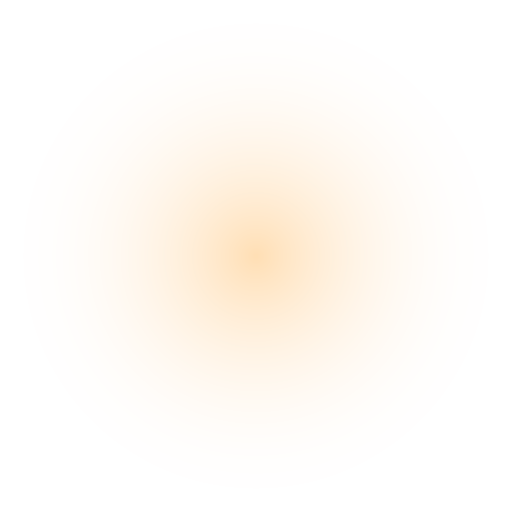
#> input picture Psyerns_Interactive_Loadingscreen_Doks/previews/psy_ils_cursorlight.png, 512 x 512 px, given in place of dme1.png, which was not available
$ python psy_ils_build_dme_preset.py ../previews
#> lines starting #> are read from the running program, lines starting #| are printed output that depends on the picture; after the words box and inside, x2 and y2 are one past the last pixel; in counts of white or black regions, pixels touching at a corner belong together; pictures that were not available may be replaced by others from this repository, and a replacement may not be noted
### Psyerns_Interactive_Loadingscreen_Doks/tools/psy_ils_generate_textures.py
"""
Psyerns Interactive Loadingscreen - procedural layer generator.

Renders the default parallax scene (dusk over a ruined Chernarus-style town)
as separate transparent layers and writes them as Enfusion .edds
(BGRA8 + LZ4, power-of-two sizes) into the mod's gui/textures folder.
PNG previews land in Psyerns_Interactive_Loadingscreen_Doks/previews.

Usage:
    python -m pip install pillow lz4 numpy
    python psy_ils_generate_textures.py

Replace any layer with your own artwork: export a PNG with alpha, power-of-two
size (2048x1024 recommended) and convert it with encode_edds() below
(python psy_ils_generate_textures.py --convert my.png out.edds).
"""
import math
import os
import random
import struct
import sys

import lz4.block
import numpy as np
from PIL import Image, ImageDraw, ImageFilter

HERE = os.path.dirname(os.path.abspath(__file__))
REPO = os.path.dirname(os.path.dirname(HERE))
OUT_DIR = os.path.join(REPO, 'Psyerns_Interactive_Loadingscreen', 'gui', 'textures')
PREVIEW_DIR = os.path.join(REPO, 'Psyerns_Interactive_Loadingscreen_Doks', 'previews')

W = 2048
H = 1024
SEED = 1337

# ---------- Enfusion .edds encoder (BGRA8, LZ4 mips, smallest mip first) ----------

CHUNK = 65536
COPY_MAX = 64


def mip_count(w, h):
	n = 1
	while w > 1 or h > 1:
		w = max(1, w // 2)
		h = max(1, h // 2)
		n += 1
	return n


def encode_lz4_block(rawbytes):
	total = len(rawbytes)
	out = bytearray(struct.pack('<I', total))
	pos = 0
	while pos < total:
		chunk = rawbytes[pos:pos + CHUNK]
		pos += len(chunk)
		comp = lz4.block.compress(chunk, mode='high_compression', store_size=False)
		hdr = len(comp)
		if pos >= total:
			hdr |= 0x80000000
		out += struct.pack('<I', hdr)
		out += comp
	return bytes(out)


def is_pot(v):
	return v > 0 and (v & (v - 1)) == 0


# [40 lines left out: function decode_edds, not called in this run]


def encode_edds(img, path):
	img = img.convert('RGBA')
	width, height = img.size
	if not is_pot(width) or not is_pot(height):
		raise ValueError(f'{path}: {width}x{height} is not power-of-two (DayZ renders NPOT UI textures as white blocks)')
	mips = mip_count(width, height)
	sizes = []
	w, h = width, height
	for _ in range(mips):
		sizes.append((w, h))
		w = max(1, w // 2)
		h = max(1, h // 2)
	sizes.reverse()
	blocks = []
	for (mw, mh) in sizes:
		if (mw, mh) == (width, height):
			mip = img
		else:
			mip = img.resize((mw, mh), Image.LANCZOS)
		raw = mip.tobytes('raw', 'BGRA')
		if len(raw) <= COPY_MAX:
			blocks.append((b'COPY', raw))
		else:
			blocks.append((b'LZ4 ', encode_lz4_block(raw)))
	hdr = bytearray(128)
	hdr[0:4] = b'DDS '
	struct.pack_into('<I', hdr, 4, 124)
	struct.pack_into('<I', hdr, 8, 0x0002100F)
	struct.pack_into('<I', hdr, 12, height)
	struct.pack_into('<I', hdr, 16, width)
	struct.pack_into('<I', hdr, 20, width * 4)
	struct.pack_into('<I', hdr, 24, 0)
	struct.pack_into('<I', hdr, 28, mips)
	hdr[36:40] = b'ENF1'
	struct.pack_into('<I', hdr, 76, 32)
	struct.pack_into('<I', hdr, 80, 0x41)
	struct.pack_into('<I', hdr, 84, 0)
	struct.pack_into('<I', hdr, 88, 32)
	struct.pack_into('<I', hdr, 92, 0x00FF0000)
	struct.pack_into('<I', hdr, 96, 0x0000FF00)
	struct.pack_into('<I', hdr, 100, 0x000000FF)
	struct.pack_into('<I', hdr, 104, 0xFF000000)
	struct.pack_into('<I', hdr, 108, 0x00401008)
	body = bytearray()
	table = bytearray()
	for tag, payload in blocks:
		table += tag
		table += struct.pack('<I', len(payload))
		body += payload
	with open(path, 'wb') as f:
		f.write(hdr)
		f.write(table)
		f.write(body)

# ---------- helpers ----------


def hex_rgb(h):
	h = h.lstrip('#')
	return tuple(int(h[i:i + 2], 16) for i in (0, 2, 4))


# [21 lines left out: functions ridge, ground_y, not called in this run]


def fill_below(draw, pts, color, height):
	poly = [(pts[0][0], height)] + pts + [(pts[-1][0], height)]
	draw.polygon(poly, fill=color)


# [19 lines left out: functions pine, vertical_gradient, not called in this run]


def save(img, name):
	edds = os.path.join(OUT_DIR, name + '.edds')
	encode_edds(img, edds)
	img.save(os.path.join(PREVIEW_DIR, name + '.png'))
	print(f'  {name}.edds  {img.size[0]}x{img.size[1]}')

# ---------- layers ----------


# [167 lines left out: functions layer_sky, layer_mountains, layer_forest, layer_fog, house, layer_ruins and 1 more, not called in this run]


def layer_vignette():
	w, h = 1024, 512
	yy, xx = np.mgrid[0:h, 0:w].astype(np.float64)
	d = np.sqrt(((xx - w / 2) / (w / 2)) ** 2 + ((yy - h / 2) / (h / 2)) ** 2)
	a = np.clip((d - 0.55) / 0.75, 0, 1) ** 1.6 * 235
	out = np.dstack([np.zeros((h, w, 3)), a]).astype(np.uint8)
	return Image.fromarray(out, 'RGBA')


# [40 lines left out: functions radial, main, not called in this run]


# [2 lines that do not run on import are left out]

### Psyerns_Interactive_Loadingscreen_Doks/tools/psy_ils_build_dme_preset.py
"""
Psyerns Interactive Loadingscreen - "Deadmans Echo" preset builder.

Splits the three flat FixedLoadingScreen artworks (dme1/2/3) into parallax layers:

    bg      the full picture with the red lettering painted out, soft under ground/face
    ground  the dark lower part of the picture (feathered top edge)
    face    the silhouette band at the left (dme1, dme2) or right (dme3) edge
    text    "DEADMANS ECHO" + URL, cut out by colour, with a soft drop shadow

plus a dark smoke band shared by all three. Output: .edds into the mod's gui/textures,
PNG previews and an animated parallax preview GIF into Psyerns_Interactive_Loadingscreen_Doks/previews.

Usage:
    python -m pip install pillow lz4 numpy
    python psy_ils_build_dme_preset.py "C:/path/to/FixedLoadingScreen/data"
"""
import os
import sys

import numpy as np
from PIL import Image, ImageFilter

sys.path.insert(0, os.path.dirname(os.path.abspath(__file__)))
import psy_ils_generate_textures as gen  # noqa: E402

OUT_W = 2048
OUT_H = 1024
SOURCES = {
	# name: side of the face silhouette band
	'dme1': 'left',
	'dme2': 'left',
	'dme3': 'right',
}

# lettering boxes in source coordinates (1456x816 artwork, same template in all three);
# tight on purpose: the red sky left of the title and the red face band right of it must stay out
TEXT_BOXES = [(366, 35, 1092, 148), (366, 535, 1092, 608)]


def to_np(img):
	return np.asarray(img.convert('RGBA')).astype(np.float64)


def to_img(a):
	return Image.fromarray(np.clip(a, 0, 255).astype(np.uint8), 'RGBA')


def blur_np(a, radius):
	"""Gaussian blur per channel of a float HxW or HxWxC array."""
	if a.ndim == 3:
		return np.dstack([blur_np(a[..., c], radius) for c in range(a.shape[2])])
	size = max(1, int(radius * 3))
	k = np.exp(-0.5 * (np.arange(-size, size + 1) / radius) ** 2)
	k /= k.sum()
	padded = np.pad(a, ((0, 0), (size, size)), mode='edge')
	rows = np.apply_along_axis(lambda r: np.convolve(r, k, mode='valid'), 1, padded)
	padded = np.pad(rows, ((size, size), (0, 0)), mode='edge')
	return np.apply_along_axis(lambda c: np.convolve(c, k, mode='valid'), 0, padded)


# [7 lines left out: function fill_masked, not called in this run]


def fill_vertical(rgb, mask):
	"""Fills every masked vertical run with mirrored pixels from above and below, cross-faded.
	The DME artworks are built from vertical strips, so this keeps strip edges and grain intact
	where a blur would leave a smooth smudge."""
	out = rgb.copy()
	h, w = mask.shape
	for x in range(w):
		col = mask[:, x]
		y = 0
		while y < h:
			if not col[y]:
				y += 1
				continue
			start = y
			while y < h and col[y]:
				y += 1
			end = y  # exclusive
			n = end - start
			for k in range(n):
				above = start - 1 - k
				below = end + (n - 1 - k)
				if above < 0:
					above = min(h - 1, below)
				if below >= h:
					below = max(0, above)
				t = (k + 0.5) / n
				out[start + k, x] = rgb[above, x] * (1.0 - t) + rgb[below, x] * t
	return out


def text_mask(rgb):
	h, w, _ = rgb.shape
	r = rgb[..., 0]
	g = rgb[..., 1]
	b = rgb[..., 2]
	red = (r > 170) & (g < 90) & (b < 90) & (r - g > 110)
	box = np.zeros((h, w), dtype=bool)
	for x0, y0, x1, y1 in TEXT_BOXES:
		box[y0:y1, x0:x1] = True
	return (red & box).astype(np.float64)


def ramp(values, start, end):
	"""0 at start, 1 at end (works in both directions)."""
	t = (values - start) / (end - start)
	return np.clip(t, 0.0, 1.0)


def build(src_dir, name, side):
	path = os.path.join(src_dir, name + '.edds')
	src = gen.decode_edds(path) if os.path.exists(path) else Image.open(os.path.join(src_dir, name + '.png'))
	a = to_np(src)
	h, w, _ = a.shape
	rgb = a[..., :3]

	# --- lettering -------------------------------------------------------------------------------
	core = text_mask(rgb)
	core_soft = blur_np(core, 0.8)
	text_alpha = np.clip(core_soft * 1.6, 0, 1)
	# the letters have a dark outline that the colour mask misses - paint out generously
	grown = np.clip(blur_np(core, 5.0) * 10.0, 0, 1)
	shadow = np.clip(blur_np(np.roll(np.roll(core, 4, axis=0), 3, axis=1), 6.0) * 2.2, 0, 1) * 0.75

	text_rgb = rgb * text_alpha[..., None]
	out_alpha = text_alpha + shadow * (1.0 - text_alpha)
	text = np.dstack([text_rgb / np.maximum(out_alpha[..., None], 1e-4), out_alpha * 255])

	# background without lettering
	# one solid band per text line (letter-shaped holes leave visible mirror edges)
	region = np.zeros((h, w), dtype=bool)
	for x0, y0, x1, y1 in TEXT_BOXES:
		ys_hit, xs_hit = np.nonzero(core[y0:y1, x0:x1])
		if len(ys_hit) == 0:
			continue
		region[y0 + ys_hit.min() - 8:y0 + ys_hit.max() + 9, x0 + xs_hit.min() - 8:x0 + xs_hit.max() + 9] = True
	filled = fill_vertical(rgb, region)
	edge = blur_np(region.astype(np.float64), 3.0)
	clean = rgb * (1.0 - edge[..., None]) + filled * edge[..., None]

	# --- face band ---------------------------------------------------------------------------------
	xs = np.arange(w, dtype=np.float64)[None, :].repeat(h, axis=0)
	if side == 'left':
		face_a = 1.0 - ramp(xs, w * 0.16, w * 0.235)
	else:
		face_a = ramp(xs, w * 0.765, w * 0.84)

	# --- ground --------------------------------------------------------------------------------------
	ys = np.arange(h, dtype=np.float64)[:, None].repeat(w, axis=1)
	ground_a = ramp(ys, h * 0.70, h * 0.82)

	# under the moving layers the background is softened, so their shifted copies never double up
	soft = blur_np(clean, 24) * 0.8
	under = np.clip(np.maximum(face_a, ground_a) * 1.15, 0, 1)
	bg_rgb = clean * (1.0 - under[..., None]) + soft * under[..., None]

	layers = {
		'bg': np.dstack([bg_rgb, np.full((h, w), 255.0)]),
		'ground': np.dstack([clean, ground_a * 255]),
		'face': np.dstack([clean, face_a * 255]),
		'text': text,
	}
	result = {}
	for key, arr in layers.items():
		img = to_img(arr).resize((OUT_W, OUT_H), Image.LANCZOS)
		result[key] = img
		gen.save(img, f'psy_ils_{name}_{key}')
	return result


def smoke(seed=7):
	rng = np.random.default_rng(seed)
	w, h = OUT_W, OUT_H
	yy, xx = np.mgrid[0:h, 0:w].astype(np.float64)
	a = np.zeros((h, w))
	for _ in range(40):
		cx = rng.uniform(-100, w + 100)
		cy = rng.uniform(h * 0.62, h * 0.95)
		rx = rng.uniform(180, 520)
		ry = rng.uniform(30, 80)
		a += np.exp(-(((xx - cx) / rx) ** 2 + ((yy - cy) / ry) ** 2)) * rng.uniform(0.25, 0.6)
	a = np.clip(a, 0, 1) * 170
	rgb = np.zeros((h, w, 3)) + np.array([34, 30, 32])
	img = Image.fromarray(np.dstack([rgb, a]).astype(np.uint8), 'RGBA').filter(ImageFilter.GaussianBlur(8))
	gen.save(img, 'psy_ils_dme_smoke')
	return img


def parallax_gif(layers, smoke_img, name, frames=28):
	"""Small animated preview of the parallax: the camera circles once."""
	pw, ph = 560, 315
	depth = {'bg': 0.06, 'ground': 0.5, 'face': 0.8, 'text': 0.3}
	shift = 0.04
	scaled = {k: v.resize((int(pw * 1.12), int(ph * 1.12)), Image.LANCZOS) for k, v in layers.items()}
	smoke_s = smoke_img.resize((int(pw * 1.12), int(ph * 1.12)), Image.LANCZOS)
	vignette = gen.layer_vignette().resize((pw, ph), Image.LANCZOS)
	out = []
	for i in range(frames):
		t = i / frames * 2 * np.pi
		cx = np.cos(t)
		cy = np.sin(t) * 0.6
		frame = Image.new('RGBA', (pw, ph), (0, 0, 0, 255))
		order = [('bg', scaled['bg']), ('smoke', smoke_s), ('ground', scaled['ground']), ('face', scaled['face']), ('text', scaled['text'])]
		for key, img in order:
			d = depth.get(key, 0.3)
			ox = int((pw - img.width) / 2 - cx * shift * pw * d)
			oy = int((ph - img.height) / 2 - cy * shift * 0.6 * ph * d)
			frame.alpha_composite(img, (ox, oy))
		frame.alpha_composite(vignette)
		out.append(frame.convert('RGB').convert('P', palette=Image.ADAPTIVE, colors=128))
	out[0].save(os.path.join(gen.PREVIEW_DIR, f'psy_ils_{name}_parallax.gif'), save_all=True, append_images=out[1:], duration=70, loop=0)


def main():
	if len(sys.argv) < 2:
		print(__doc__)
		sys.exit(1)
	src_dir = sys.argv[1]
	os.makedirs(gen.OUT_DIR, exist_ok=True)
	os.makedirs(gen.PREVIEW_DIR, exist_ok=True)
	print('Building Deadmans Echo preset ->', gen.OUT_DIR)
	smoke_img = smoke()
#> in smoke, `img = Image.fromarray(np.dstack([rgb, a]).astype(np.uint8), 'RGBA').fi..`:
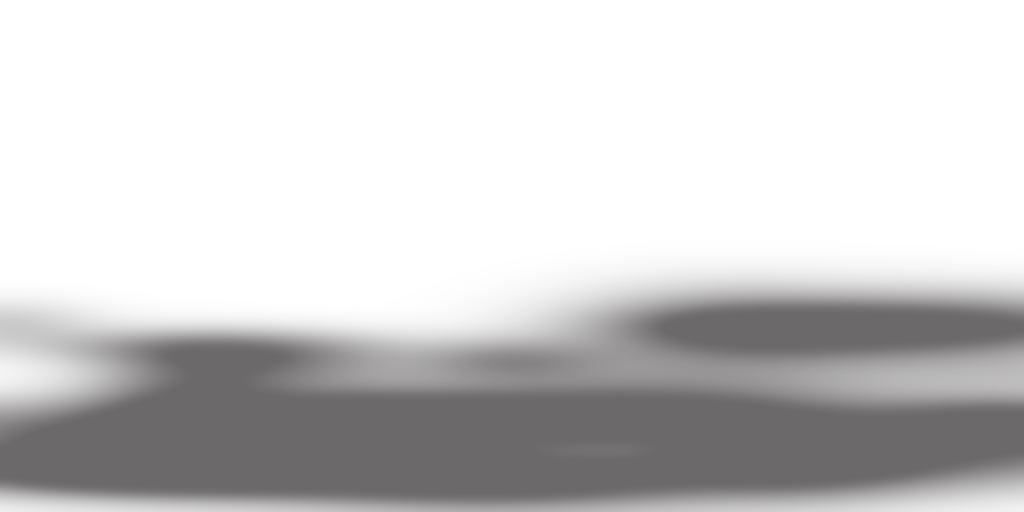
#> img: PIL image 2048x1024 RGBA (shown at 1/2 size); mean R, G, B, A 34, 30, 32, 55.3; transparent parts drawn white
#> after the loop in encode_edds, `for (mw, mh) in sizes:`: blocks = 3 items
#> (the call stopped at in encode_lz4_block, `comp = lz4.block.compress(chunk, mode='high_compression', store_size=F..`: lz4 is not available in this run)
#|   psy_ils_dme_smoke.edds  2048x1024
	for name, side in SOURCES.items():
		layers = build(src_dir, name, side)
#> in build, src is the input picture: PIL image 512x512 RGBA; mean R, G, B, A 255, 214, 160, 22.9
#> in build, `bg_rgb = clean * (1.0 - under[..., None]) + soft * under[..., None]`:
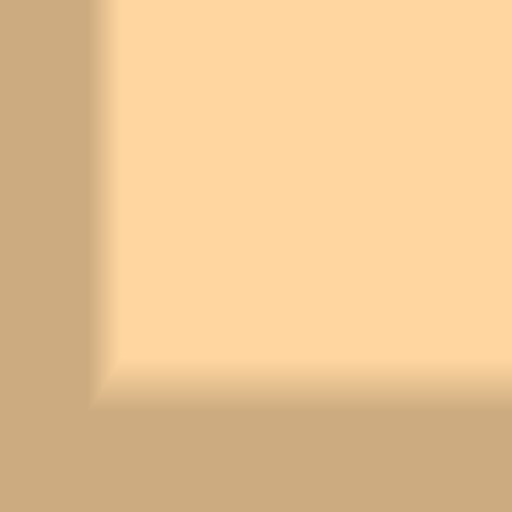
#> bg_rgb: shape (512, 512, 3) float64; mean R, G, B 234.6, 196.9, 147.2
#> the loop in build, `for key, arr in layers.items():` made 4 passes
#> key on passes 1 to 4: 'bg', 'ground', 'face', 'text'
#> (printed output is left out)
#> pass 1, in build, `img = to_img(arr).resize((OUT_W, OUT_H), Image.LANCZOS)`:
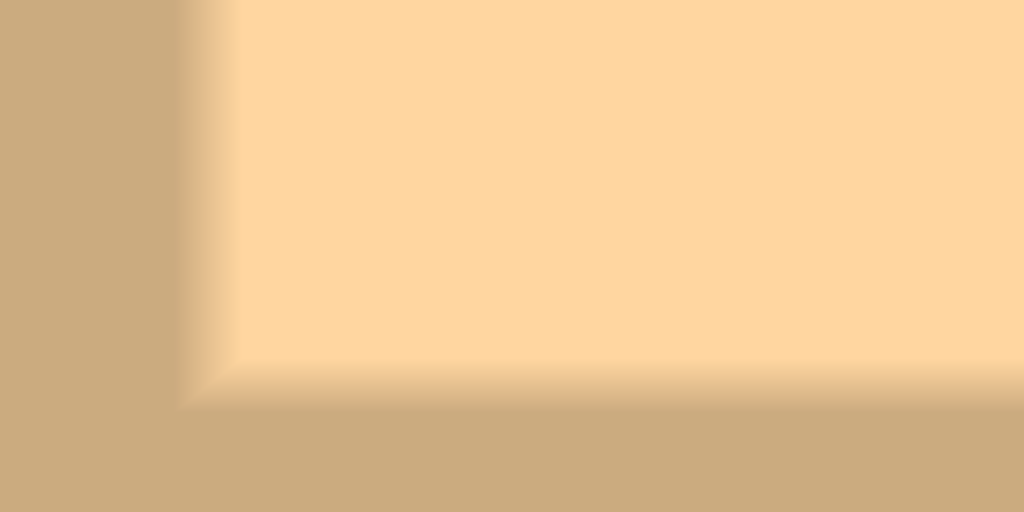
#> img: PIL image 2048x1024 RGBA (shown at 1/2 size); mean R, G, B, A 234.2, 196.8, 146.8, 255
#> pass 3, in build, `img = to_img(arr).resize((OUT_W, OUT_H), Image.LANCZOS)`:
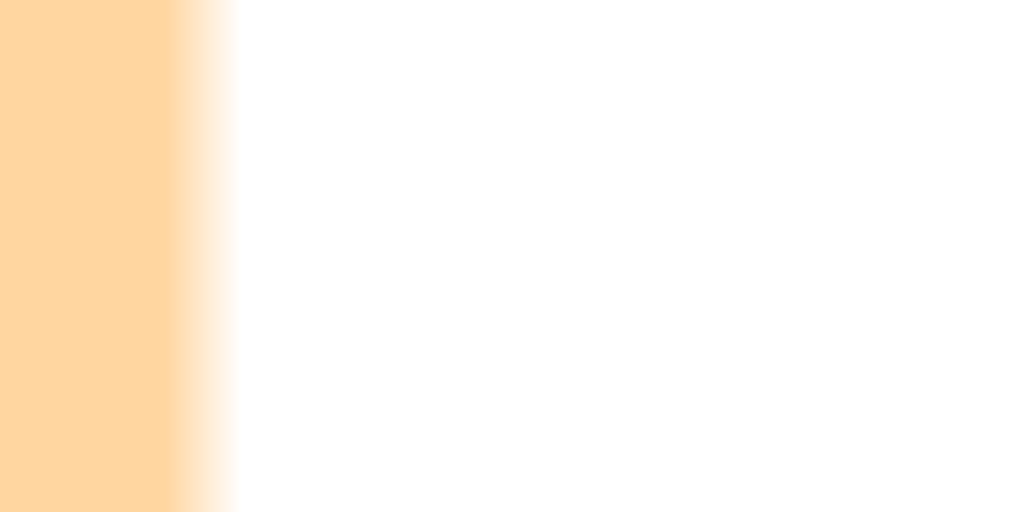
#> img: PIL image 2048x1024 RGBA (shown at 1/2 size); mean R, G, B, A 60.3, 50.6, 37.6, 50.6; transparent parts drawn white
#> after the loop in build, `for key, arr in layers.items():`: result = 4 items
#> layers = 4 items
		parallax_gif(layers, smoke_img, name)
#> in parallax_gif, `smoke_s = smoke_img.resize((int(pw * 1.12), int(ph * 1.12)), Image.LAN..`:
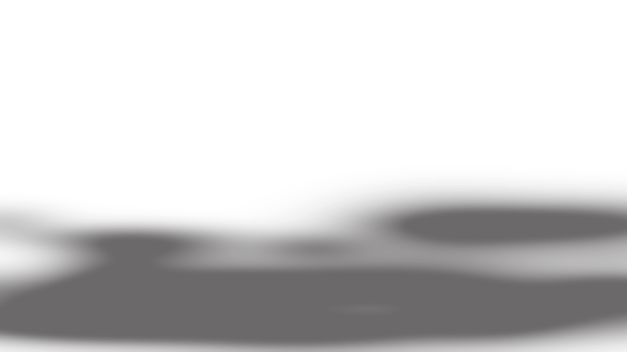
#> smoke_s: PIL image 627x352 RGBA; mean R, G, B, A 15.5, 13.5, 14.5, 55.3; transparent parts drawn white
#> in parallax_gif, `vignette = gen.layer_vignette().resize((pw, ph), Image.LANCZOS)`:
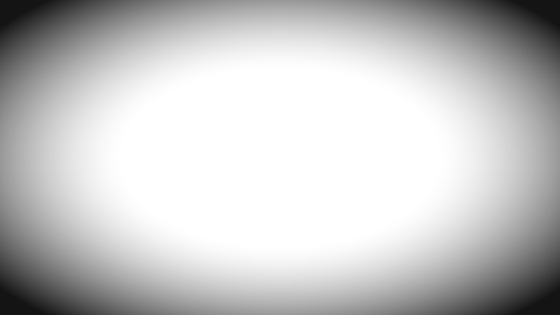
#> vignette: PIL image 560x315 RGBA; mean R, G, B, A 0, 0, 0, 57.5; transparent parts drawn white
#> after the loop in parallax_gif, `for i in range(frames):`:
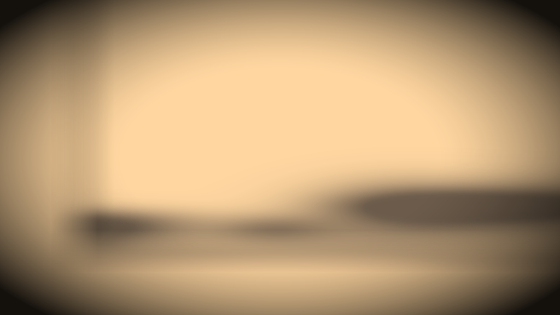
#> frame: PIL image 560x315 RGBA; mean R, G, B, A 179.8, 150.9, 113.5, 255
#> after the loop in parallax_gif, `for i in range(frames):`: out = 28 items
#> pass 2 of the loop in main, `for name, side in SOURCES.items():`:
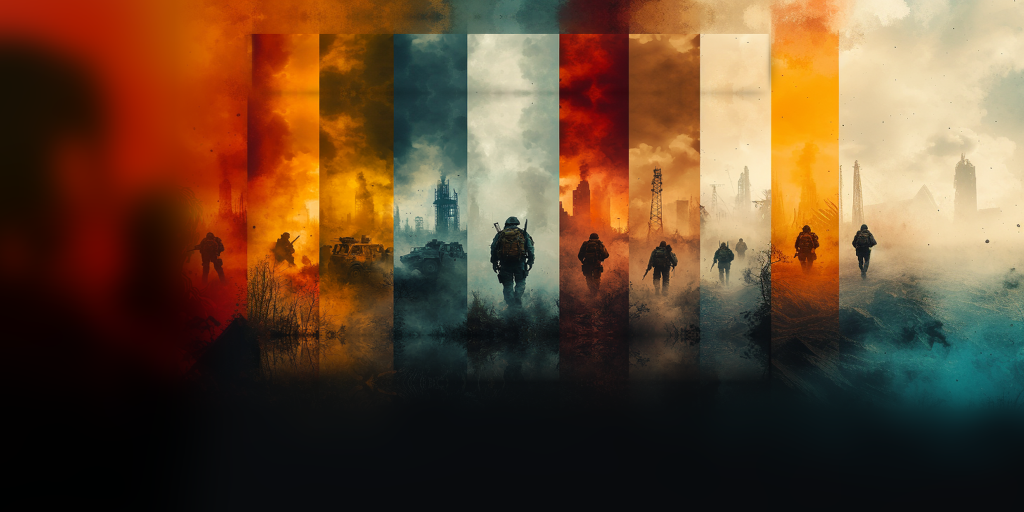
#> input picture Psyerns_Interactive_Loadingscreen_Doks/previews/psy_ils_dme1_bg.png, 2048 x 1024 px, given in place of dme2.png, which was not available (shown at 1/2 size)
#> in build, src is the input picture: PIL image 2048x1024 RGBA; mean R, G, B, A 101.3, 72.7, 47.5, 255
#> rgb: shape (1024, 2048, 3) float64
#> r: shape (1024, 2048) float64
#> g: shape (1024, 2048) float64
#> b: shape (1024, 2048) float64
#> in text_mask (call 2), `red = (r > 170) & (g < 90) & (b < 90) & (r - g > 110)`:
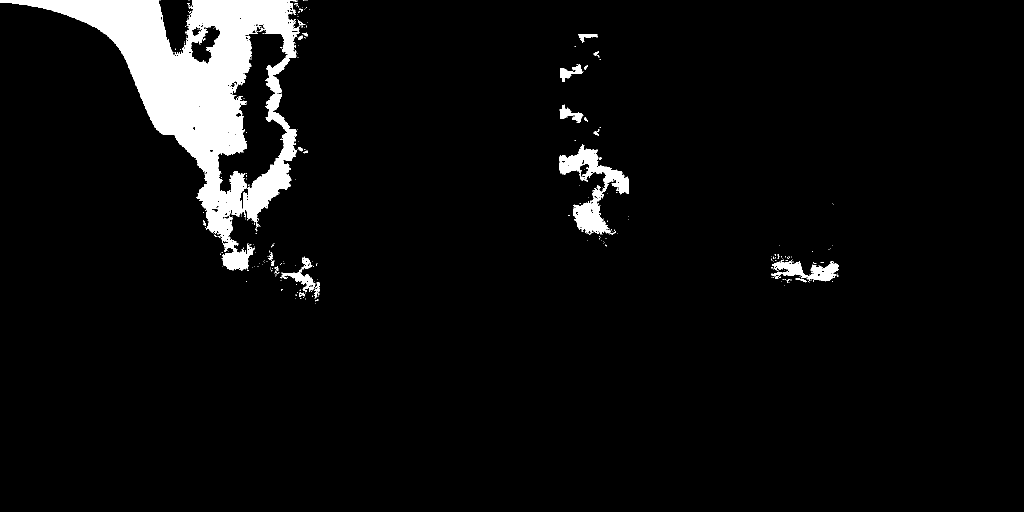
#> red: shape (1024, 2048) bool (shown at 1/2 size); 5.2% white; 292 white regions (265 under 20 px), largest, box (x1, y1, x2, y2) and area: (0, 0, 599, 542) 93793, (1119, 288, 1257, 389) 4594, (1146, 371, 1232, 469) 3349
#> in blur_np (call 10), `padded = np.pad(a, ((0, 0), (size, size)), mode='edge')`:
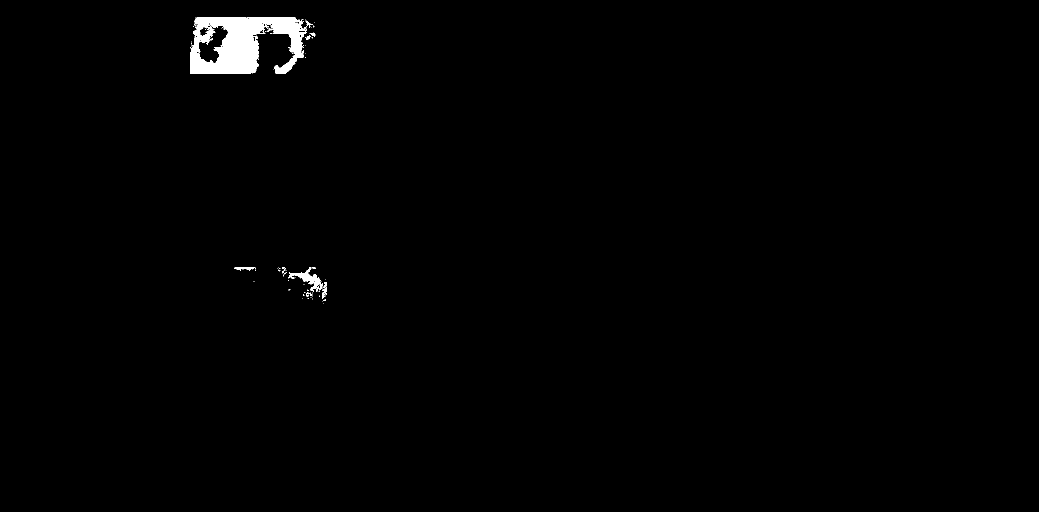
#> padded: shape (1024, 2078) float64 (shown at 1/2 size); values 0 (black) and 1 (white), 0.84% white; 77 white regions (68 under 20 px), largest, box (x1, y1, x2, y2) and area: (381, 35, 614, 148) 16166, (578, 535, 646, 584) 930, (644, 564, 654, 597) 163
#> the loop in build, `for key, arr in layers.items():` made 2 passes
#> key on passes 1 to 2: 'bg', 'ground'
#> (printed output is left out)
#> after the loop in build, `for key, arr in layers.items():`: result = 2 items
	print('Done.')


if __name__ == '__main__':
#> (the run stopped early here; a loop or call above may not have finished)
